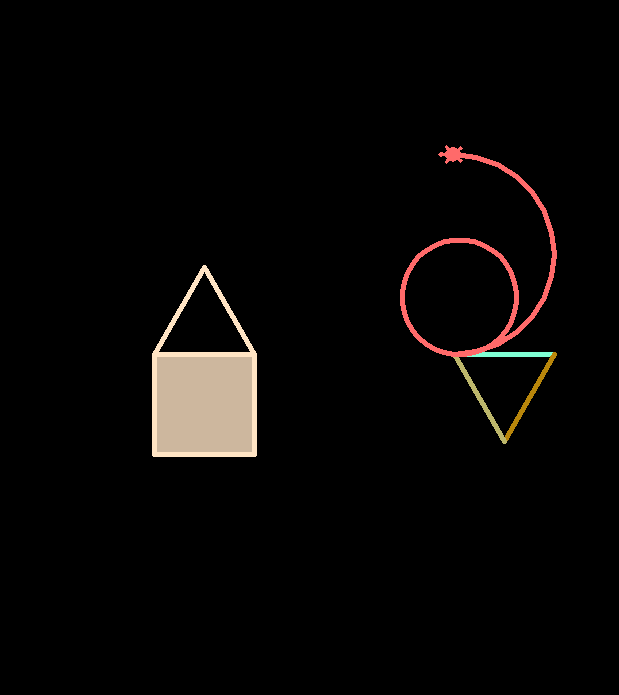

Python code for this plot:
# M2LAB2 - graphics
# norrisa
# 2/5/2025
# Goal: Learn some simple graphics tools.

from turtle import *

screen = Screen()
screen.bgcolor("black")

t = Turtle()
# change the color and size to whatever you want
t.pencolor("bisque1")
t.pensize(5)
t.shape("turtle")


# happy little house
# This is a loop
t.fillcolor("bisque3")
t.begin_fill()
for side in range(4):
    t.forward(100)
    t.right(90)
t.end_fill()

# put the roof on the house
for side in range(3):
    t.forward(100)
    t.left(120)

# something different
# moving around
t.penup()
t.forward(300)
t.pendown()
for mycolor in ("aquamarine","darkgoldenrod","darkkhaki"):
    t.color(mycolor)
    t.forward(100)
    t.right(120)

t.color("indianred1")
# worlds slowest circle
for side in range(36):
    t.forward(10)
    t.left(10)

t.circle(100, 180) # 180 degrees is half of a circle
